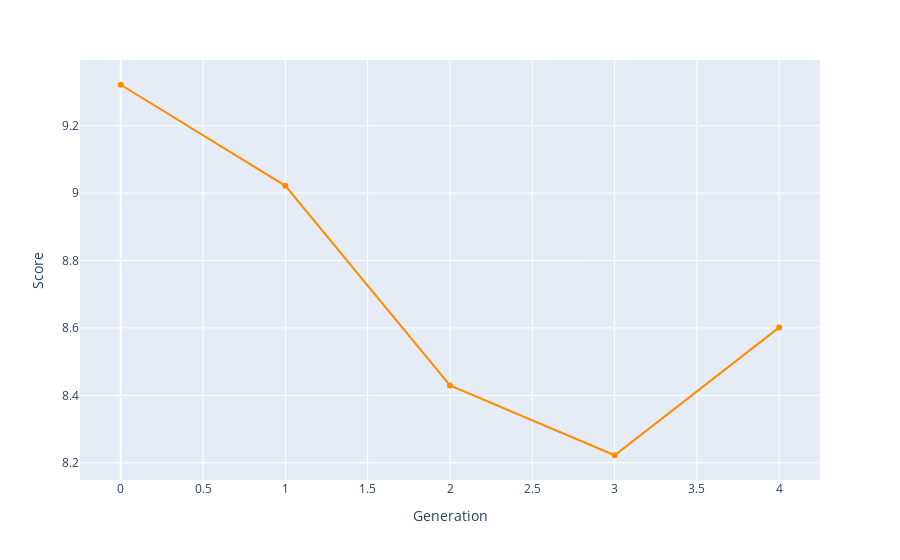

This figure's notebook cell:
### Code cell
bestRankDF = pd.DataFrame(bestRank, columns=['Score', 'Schedule'])
bestRank
bestRankDF['Generation'] = bestRankDF.index.values
fig = px.line(bestRankDF, x='Generation', y='Score',
              hover_data=['Schedule'], markers=True)
fig.update_traces(line_color='DarkOrange')
fig.show()
fileName = f'p{popSize}g{generations}n{nSwaps}p.html'
fig.write_html(f'charts/{fileName}', include_plotlyjs="cdn")

### Figure 1 — Plotly figure (JSON) as saved in the notebook; plotly's stock layout.template omitted (floating-point values rounded to 4 significant figures; data arrays with more than 128 entries replaced by an {"elided": "..."} marker saying what was removed)
{"data": [{"customdata": {"elided": "5x1x48 int values"}, "hovertemplate": "Generation=%{x}<br>Score=%{y}<br>Schedule=%{customdata[0]}<extra></extra>", "legendgroup": "", "line": {"color": "DarkOrange", "dash": "solid"}, "marker": {"symbol": "circle"}, "mode": "lines+markers", "name": "", "orientation": "v", "showlegend": false, "type": "scatter", "x": [0, 1, 2, 3, 4], "xaxis": "x", "y": [9.321, 9.022, 8.429, 8.222, 8.602], "yaxis": "y"}], "layout": {"legend": {"tracegroupgap": 0}, "margin": {"t": 60}, "xaxis": {"anchor": "y", "domain": [0, 1], "title": {"text": "Generation"}}, "yaxis": {"anchor": "x", "domain": [0, 1], "title": {"text": "Score"}}}}
